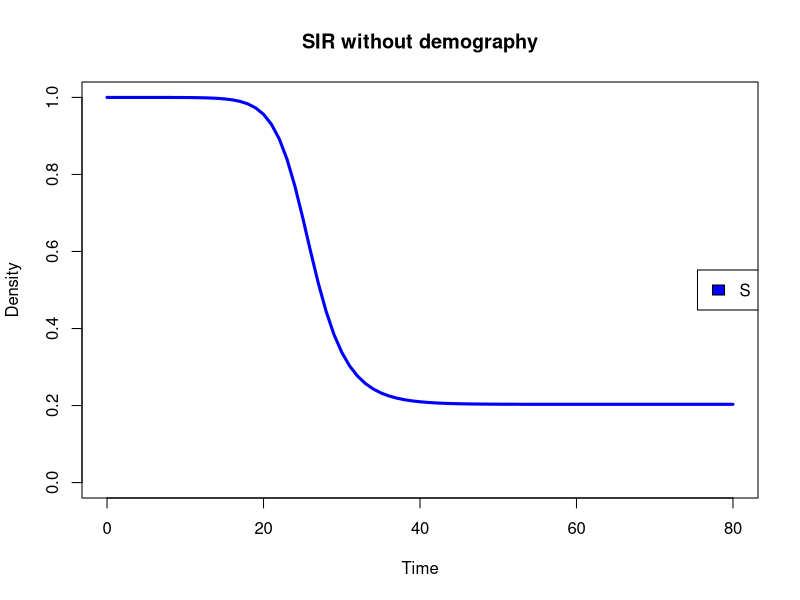
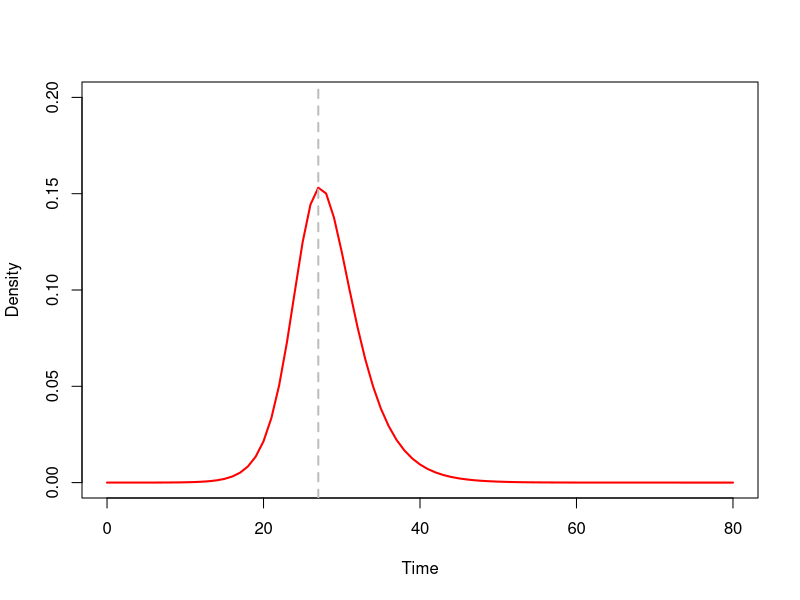
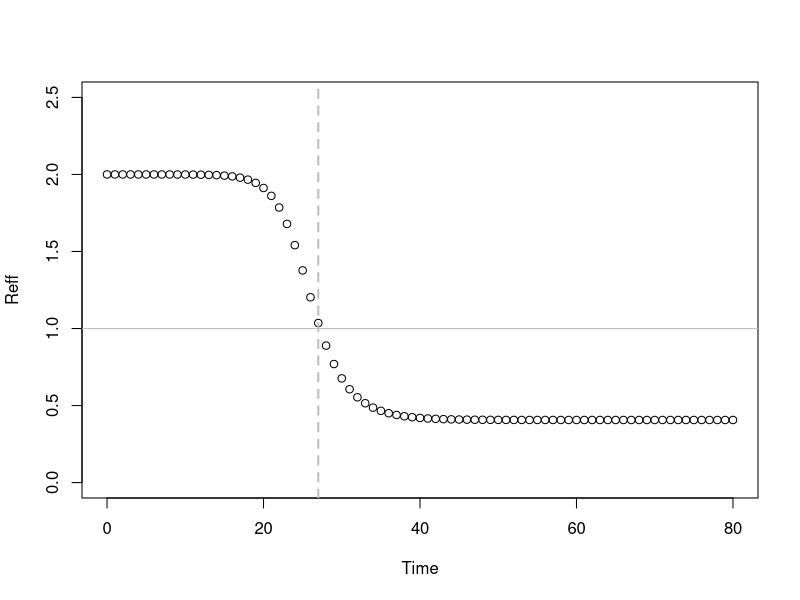

Recreate these plots in R, in order.
## ---- chunk 1
## Create an SIR function
sir <- function(time, state, parameters) {
  with(as.list(c(state, parameters)), {
    dS <- -beta * S * I
    dI <-  beta * S * I - gamma * I
    dR <-  gamma * I
    return(list(c(dS, dI, dR)))
  })
}
## ---- chunk 2
## beta: infection parameter; gamma: recovery parameter
parameters <- c(beta=1.0, gamma=0.5)

## Proportion in each compartment: [S0, I0, R0]
init <- c(S=1-1e-6, I=1e-6, R=0.0)
## ---- chunk 3
## Load deSolve package
library(deSolve)

## Solve using ode (General Solver for Ordinary Differential Equations)
results <- ode(y=init, times=seq(0, 80, by=1), func=sir, parms=parameters)
## ---- chunk 4
## change to data frame
out <- as.data.frame(results)

## Show data
head(out, 5)
## ---- chunk 5
df<-as.data.frame(results)
plot(df[,1],df[,2],type="l",col="blue",lwd=3,xlab="Time",ylab="Density",main="SIR without demography",ylim = c(0.,1.))
legend("right",
c("S"),
fill=c("blue")
)
## ---- chunk 6
df<-as.data.frame(results)
plot(df[,1],df[,3],type="l",col="red",lwd=2,xlab="Time",ylab="Density",ylim=c(0,.2))
  abline(v = which.max(df[,3])-1, col="grey", lwd=2, lty=2)

## ---- chunk 7
plot(df[,1],2 * df[,2],ylab="Reff",xlab="Time",ylim=c(0,2.5))
  abline(v = which.max(df[,3])-1, col="grey", lwd=2, lty=2)
  abline(h = 1, col="grey", lwd=1)
## ---- chunk 8
## cell to use if needed


#
## ---- chunk 9
## SIS dynamics



#
## ---- chunk 10
## SEIR dynamics



#
## ---- chunk 11
### Copy the necessary code from section 3.2 and use it to produce a plot for an SIR with demography dynamics

# function...



# prepare parameters...



# solve...




# plot results...


## ---- chunk 12
## SIRS dynamics


#
## ---- chunk 13
## SEIR dynamics


#
